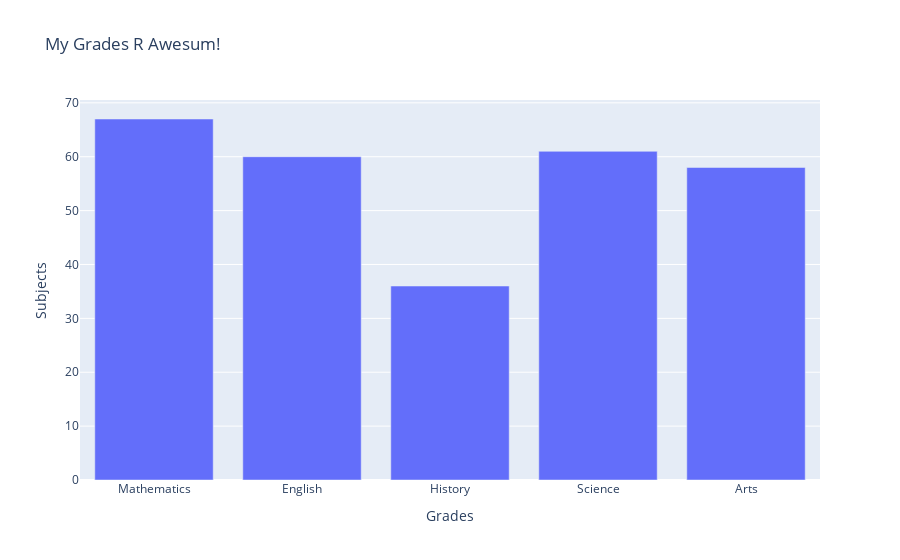

Source (notebook cell):
### Markdown cell above
To plot with plotly, we need:

- To create a figure
- to add a series (trace)
- label the axis
- show the plot

### Code cell
grade_data = go.Bar(x=grades_df['subjects'], y=grades_df['grades'])
figure = go.Figure()
figure.add_trace(grade_data)
figure.update_layout(title='My Grades R Awesum!',
                   xaxis_title='Grades',
                   yaxis_title='Subjects')
figure.show()

### Figure 1 — Plotly figure (JSON) as saved in the notebook; plotly's stock layout.template omitted (floating-point values rounded to 4 significant figures)
{"data": [{"type": "bar", "x": ["Mathematics", "English", "History", "Science", "Arts"], "y": [67, 60, 36, 61, 58]}], "layout": {"title": {"text": "My Grades R Awesum!"}, "xaxis": {"title": {"text": "Grades"}}, "yaxis": {"title": {"text": "Subjects"}}}}
